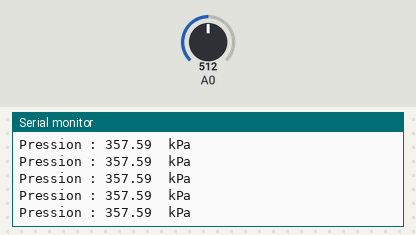
Simulated run of this sketch. Board: Arduino Uno, built with avr-gcc and run on an emulated ATmega328P. Shown: the last lines printed to the serial monitor. The inputs (shaded band) are chosen by the test bench; at power-on: A0 = 512.

Above: at 1.2 s.
1.3 s: A0 set to 716
At 1.57 s:
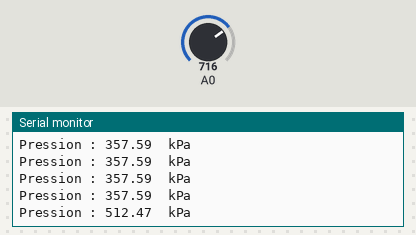
2.8 s: A0 set to 900
At 2.98 s:
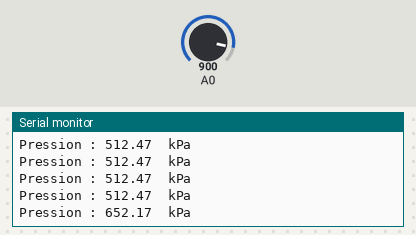
Timing chart, 0 to 5.8 s (numbered marks = the images above; inputs shaded):
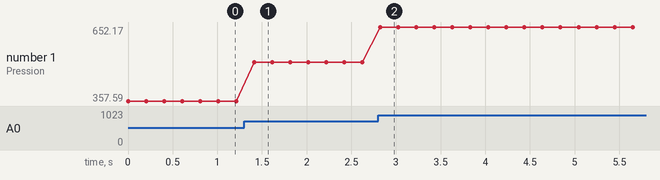

The sketch:

Capteur_pression_GROVE.ino
```cpp
/*
    ** Mesure pression seringue (0 à 700 kPa), module Grove **
       PIN A0 Module shield GROVE
       Moniteur série -> Baud rate 9600.
*/

int offset = 410;
int fullScale = 9630;
int iBcl = 0;
float fPre = 0;

void setup() {
  Serial.begin(9600);
}

void loop() {

  int iTem = 0;

  for (iBcl = 0; iBcl < 10; iBcl++) {
    iTem = iTem + analogRead(A0);
  }
  fPre = (iTem - offset) * 700.0 / (fullScale - offset);

  Serial.print("Pression : ");
  Serial.print(fPre, 2);
  Serial.println("  kPa");
  delay(200);
}
```

Measured:
- after the input at 1.3 s, the serial monitor: prints a new line after 0.11 s (image 1)
- after the input at 2.8 s, the serial monitor: prints a new line at once (image 2)
- plotted number 1: 357.59 → 512.47 after the input at 1.3 s, 512.47 → 652.17 after the input at 2.8 s
